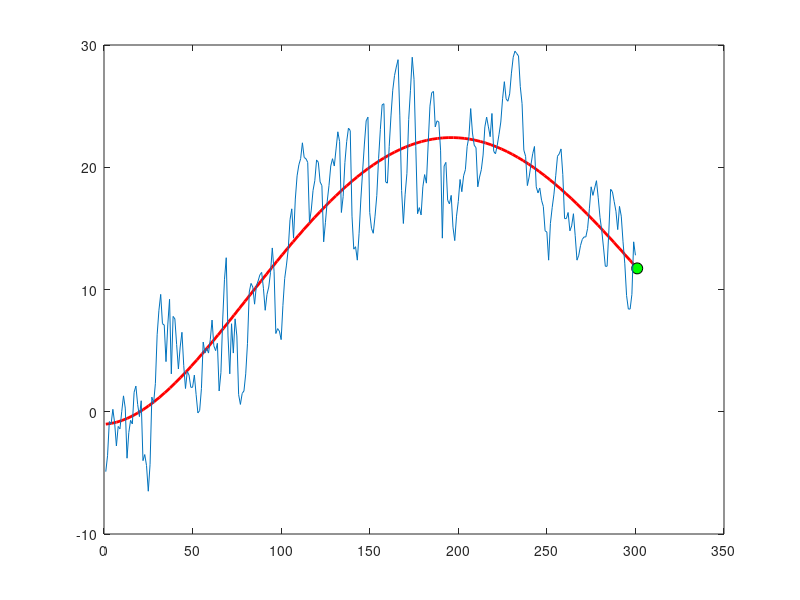

The MATLAB script that drew this image:
data = csvread('weather_prediction_dataset.csv');
n = 300;
X = data(1:n, 1);
Y = data(1:n, 9);


% Define the order of the polynomial for curve fitting
order = 4;

% Fit a polynomial regression model
coefficients = polyfit(X, Y, order);

% Define the x-values for extrapolation
x = n+1;

% Evaluate the polynomial at the extrapolation point
y = polyval(coefficients, x);

% Output the extrapolated value
y

% Plot the fitted polynomial curve
x_fit = linspace(min(X), max(X), 100);  % Generate x-values for the curve
y_fit = polyval(coefficients, x_fit);   % Evaluate the polynomial at the x-values
plot(x_fit, y_fit, 'r-', 'LineWidth', 2);

hold on;

% Plot the extrapolation point
plot(x, y, 'ko', 'MarkerFaceColor', 'g', 'MarkerSize', 8);

plot(X, Y, '-')